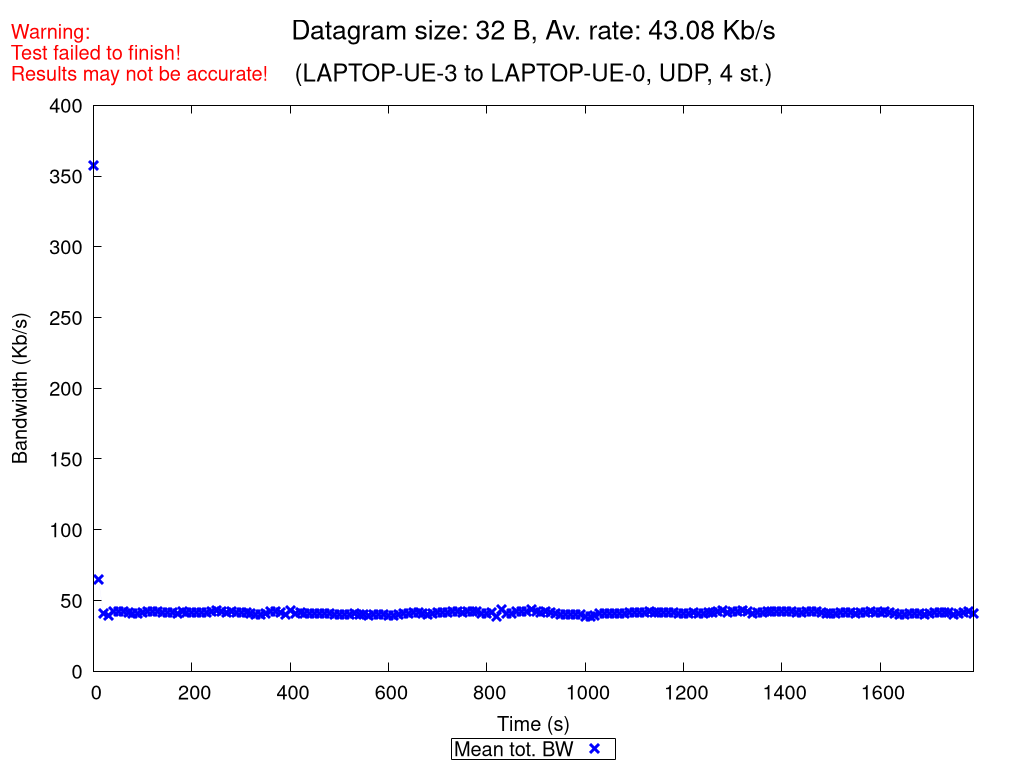

Recreate this plot in gnuplot.
set terminal pngcairo nocrop enhanced size 1024,768 font "Verdana,15"
set output "UDP_4_st_2020_10_18_09-41-26_two2one_00032B.png"

set title "{/=20 Datagram size: 32 B, Av. rate: 43.08 Kb/s}\n\n{/=18 (LAPTOP-UE-3 to LAPTOP-UE-0, UDP, 4 st.)}"
set label "Warning:\nTest failed to finish!\nResults may not be accurate!" at screen 0.01, screen 0.96 tc rgb "red"

set xlabel "Time (s)"
set ylabel "Bandwidth (Kb/s)"
set ytics nomirror
set key bmargin center horizontal box samplen 1 width -1
set bmargin 4.6
set rmargin 4.5

rf = 1000.0  # rate factor
set style fill transparent solid 0.2 noborder
set autoscale xfix
plot "UDP_4_st_2020_10_18_09-41-26_two2one_00032B_iperf_processed.dat" using 1:($2/rf-$3/rf):($2/rf+$3/rf) with filledcurves lc rgb "blue" notitle, \
     "" using 1:($2/rf) with points pt 2 ps 1.5 lw 3 lc rgb "blue" title "Mean tot. BW", \
